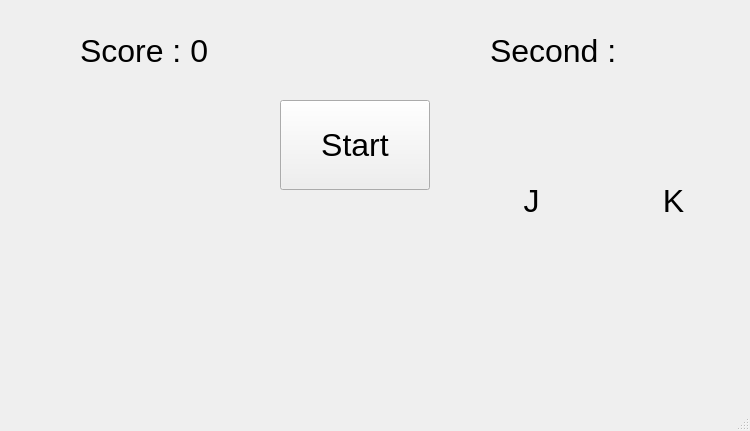
<?xml version="1.0" encoding="UTF-8"?>
<ui version="4.0">
 <class>MainWindow</class>
 <widget class="QMainWindow" name="MainWindow">
  <property name="geometry">
   <rect>
    <x>0</x>
    <y>0</y>
    <width>750</width>
    <height>431</height>
   </rect>
  </property>
  <property name="windowTitle">
   <string>MainWindow</string>
  </property>
  <widget class="QWidget" name="centralWidget">
   <widget class="QPushButton" name="pushButton">
    <property name="geometry">
     <rect>
      <x>280</x>
      <y>100</y>
      <width>150</width>
      <height>90</height>
     </rect>
    </property>
    <property name="font">
     <font>
      <pointsize>24</pointsize>
     </font>
    </property>
    <property name="text">
     <string>Start</string>
    </property>
   </widget>
   <widget class="QLabel" name="label_Jp">
    <property name="geometry">
     <rect>
      <x>490</x>
      <y>100</y>
      <width>81</width>
      <height>71</height>
     </rect>
    </property>
    <property name="text">
     <string/>
    </property>
    <property name="pixmap">
     <pixmap resource="pics.qrc">:/pics/01.png</pixmap>
    </property>
   </widget>
   <widget class="QLabel" name="label_Kp">
    <property name="geometry">
     <rect>
      <x>640</x>
      <y>100</y>
      <width>81</width>
      <height>71</height>
     </rect>
    </property>
    <property name="text">
     <string/>
    </property>
    <property name="pixmap">
     <pixmap resource="pics.qrc">:/pics/02.png</pixmap>
    </property>
   </widget>
   <widget class="QLabel" name="label_J">
    <property name="geometry">
     <rect>
      <x>506</x>
      <y>180</y>
      <width>51</width>
      <height>41</height>
     </rect>
    </property>
    <property name="font">
     <font>
      <pointsize>24</pointsize>
     </font>
    </property>
    <property name="lineWidth">
     <number>1</number>
    </property>
    <property name="text">
     <string>J</string>
    </property>
    <property name="alignment">
     <set>Qt::AlignCenter</set>
    </property>
   </widget>
   <widget class="QLabel" name="label_K">
    <property name="geometry">
     <rect>
      <x>650</x>
      <y>180</y>
      <width>47</width>
      <height>41</height>
     </rect>
    </property>
    <property name="font">
     <font>
      <pointsize>24</pointsize>
     </font>
    </property>
    <property name="text">
     <string>K</string>
    </property>
    <property name="alignment">
     <set>Qt::AlignCenter</set>
    </property>
   </widget>
   <widget class="QLabel" name="label_Kp3">
    <property name="geometry">
     <rect>
      <x>680</x>
      <y>190</y>
      <width>81</width>
      <height>71</height>
     </rect>
    </property>
    <property name="text">
     <string/>
    </property>
    <property name="pixmap">
     <pixmap resource="pics.qrc">:/pics/02.png</pixmap>
    </property>
   </widget>
   <widget class="QLabel" name="label_Jp2">
    <property name="geometry">
     <rect>
      <x>680</x>
      <y>190</y>
      <width>81</width>
      <height>71</height>
     </rect>
    </property>
    <property name="text">
     <string/>
    </property>
    <property name="pixmap">
     <pixmap resource="pics.qrc">:/pics/01.png</pixmap>
    </property>
   </widget>
   <widget class="QLabel" name="label_Jp3">
    <property name="geometry">
     <rect>
      <x>680</x>
      <y>190</y>
      <width>81</width>
      <height>71</height>
     </rect>
    </property>
    <property name="text">
     <string/>
    </property>
    <property name="pixmap">
     <pixmap resource="pics.qrc">:/pics/01.png</pixmap>
    </property>
   </widget>
   <widget class="QLabel" name="label_Kp2">
    <property name="geometry">
     <rect>
      <x>680</x>
      <y>190</y>
      <width>81</width>
      <height>71</height>
     </rect>
    </property>
    <property name="text">
     <string/>
    </property>
    <property name="pixmap">
     <pixmap resource="pics.qrc">:/pics/02.png</pixmap>
    </property>
   </widget>
   <widget class="QLabel" name="score">
    <property name="geometry">
     <rect>
      <x>80</x>
      <y>20</y>
      <width>151</width>
      <height>61</height>
     </rect>
    </property>
    <property name="font">
     <font>
      <family>Arial</family>
      <pointsize>24</pointsize>
     </font>
    </property>
    <property name="text">
     <string>Score : 0</string>
    </property>
   </widget>
   <widget class="QLabel" name="sec">
    <property name="geometry">
     <rect>
      <x>490</x>
      <y>20</y>
      <width>181</width>
      <height>61</height>
     </rect>
    </property>
    <property name="font">
     <font>
      <family>Arial</family>
      <pointsize>24</pointsize>
     </font>
    </property>
    <property name="autoFillBackground">
     <bool>false</bool>
    </property>
    <property name="text">
     <string>Second : </string>
    </property>
   </widget>
   <widget class="QLabel" name="FScore">
    <property name="geometry">
     <rect>
      <x>450</x>
      <y>150</y>
      <width>131</width>
      <height>51</height>
     </rect>
    </property>
    <property name="font">
     <font>
      <pointsize>24</pointsize>
     </font>
    </property>
    <property name="text">
     <string/>
    </property>
    <property name="alignment">
     <set>Qt::AlignCenter</set>
    </property>
   </widget>
  </widget>
  <widget class="QStatusBar" name="statusBar"/>
 </widget>
 <layoutdefault spacing="6" margin="11"/>
 <resources>
  <include location="pics.qrc"/>
 </resources>
 <connections/>
</ui>
